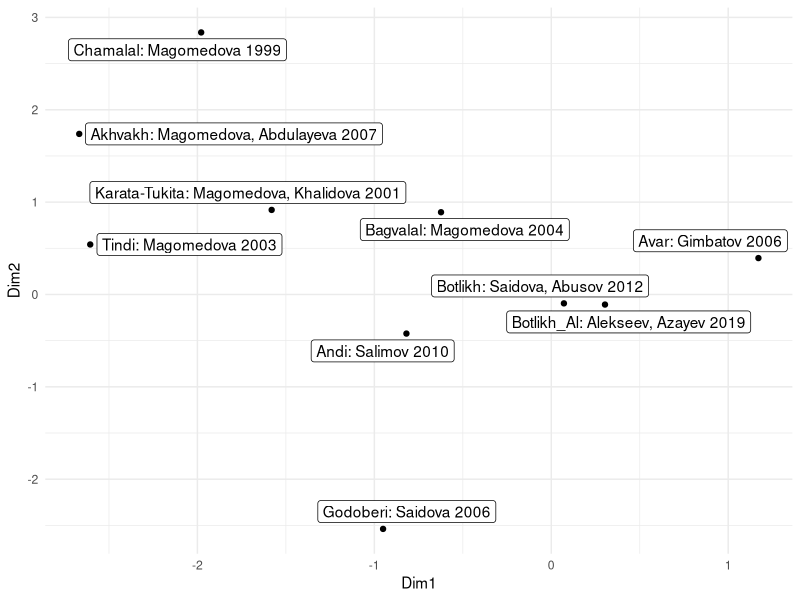

Here is the R script that generated this plot:
# setwd("/home/agricolamz/work/articles/2025_russian_borrowings_in_andi_with_Vika_Chiara")
library(tidyverse)

df <- read_csv("avar_andic_rus_bor.csv")


# ca analysis -------------------------------------------------------------

df |> 
  select(language, reference, russian_ipa, target_ipa) |> 
  mutate(language_ref = str_c(language, ": ", reference),
         russian_ipa = str_to_lower(russian_ipa),
         russian_ipa = str_remove_all(russian_ipa, "'"),
         target_ipa = str_remove_all(target_ipa, "'"),
         russian_ipa = str_split(russian_ipa, "-"),
         target_ipa = str_split(target_ipa, "-")) |> 
  unnest(c(russian_ipa, target_ipa)) |> 
  count(language_ref, russian_ipa, target_ipa) |> 
  mutate(corresp = str_c(russian_ipa, ":", target_ipa)) |> 
  select(-russian_ipa, -target_ipa) |> 
  pivot_wider(names_from = corresp, values_from = n, values_fill = 0) |> 
  column_to_rownames("language_ref") |> 
  ca::ca() ->
  ca

ca$rowcoord |> 
  as.data.frame() |> 
  rownames_to_column("settlement") |> 
  ggplot(aes(Dim1, Dim2, label = settlement))+
  geom_point()+
  ggrepel::geom_label_repel()+
  theme_minimal()
